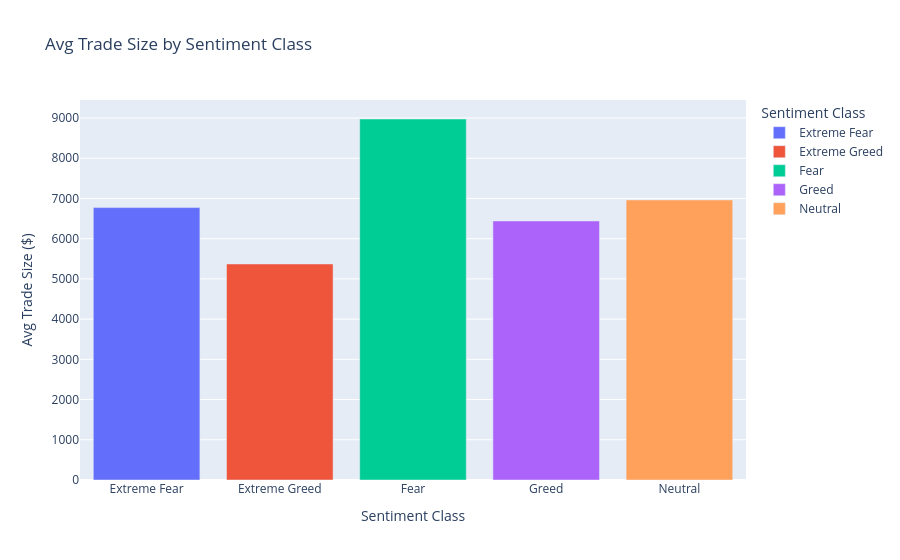

Notebook code for this chart:
### Code cell
temp = df.groupby('sentiment_class')['avg_trade_size'].mean().reset_index()

fig = px.bar(
    temp,
    x='sentiment_class',
    y='avg_trade_size',
    title='Avg Trade Size by Sentiment Class',
    labels={'sentiment_class': 'Sentiment Class', 'avg_trade_size': 'Avg Trade Size ($)'},
    color='sentiment_class'
)

fig.show()

### Figure 1 — Plotly figure (JSON) as saved in the notebook; plotly's stock layout.template omitted (floating-point values rounded to 4 significant figures)
{"data": [{"hovertemplate": "Sentiment Class=%{x}<br>Avg Trade Size ($)=%{y}<extra></extra>", "legendgroup": "Extreme Fear", "marker": {"color": "#636efa", "pattern": {"shape": ""}}, "name": "Extreme Fear", "orientation": "v", "showlegend": true, "textposition": "auto", "type": "bar", "x": ["Extreme Fear"], "xaxis": "x", "y": [6773.0], "yaxis": "y"}, {"hovertemplate": "Sentiment Class=%{x}<br>Avg Trade Size ($)=%{y}<extra></extra>", "legendgroup": "Extreme Greed", "marker": {"color": "#EF553B", "pattern": {"shape": ""}}, "name": "Extreme Greed", "orientation": "v", "showlegend": true, "textposition": "auto", "type": "bar", "x": ["Extreme Greed"], "xaxis": "x", "y": [5372.0], "yaxis": "y"}, {"hovertemplate": "Sentiment Class=%{x}<br>Avg Trade Size ($)=%{y}<extra></extra>", "legendgroup": "Fear", "marker": {"color": "#00cc96", "pattern": {"shape": ""}}, "name": "Fear", "orientation": "v", "showlegend": true, "textposition": "auto", "type": "bar", "x": ["Fear"], "xaxis": "x", "y": [8976.0], "yaxis": "y"}, {"hovertemplate": "Sentiment Class=%{x}<br>Avg Trade Size ($)=%{y}<extra></extra>", "legendgroup": "Greed", "marker": {"color": "#ab63fa", "pattern": {"shape": ""}}, "name": "Greed", "orientation": "v", "showlegend": true, "textposition": "auto", "type": "bar", "x": ["Greed"], "xaxis": "x", "y": [6441.0], "yaxis": "y"}, {"hovertemplate": "Sentiment Class=%{x}<br>Avg Trade Size ($)=%{y}<extra></extra>", "legendgroup": "Neutral", "marker": {"color": "#FFA15A", "pattern": {"shape": ""}}, "name": "Neutral", "orientation": "v", "showlegend": true, "textposition": "auto", "type": "bar", "x": ["Neutral"], "xaxis": "x", "y": [6964.0], "yaxis": "y"}], "layout": {"barmode": "relative", "legend": {"title": {"text": "Sentiment Class"}, "tracegroupgap": 0}, "title": {"text": "Avg Trade Size by Sentiment Class"}, "xaxis": {"anchor": "y", "categoryarray": ["Extreme Fear", "Extreme Greed", "Fear", "Greed", "Neutral"], "categoryorder": "array", "domain": [0, 1], "title": {"text": "Sentiment Class"}}, "yaxis": {"anchor": "x", "domain": [0, 1], "title": {"text": "Avg Trade Size ($)"}}}}
